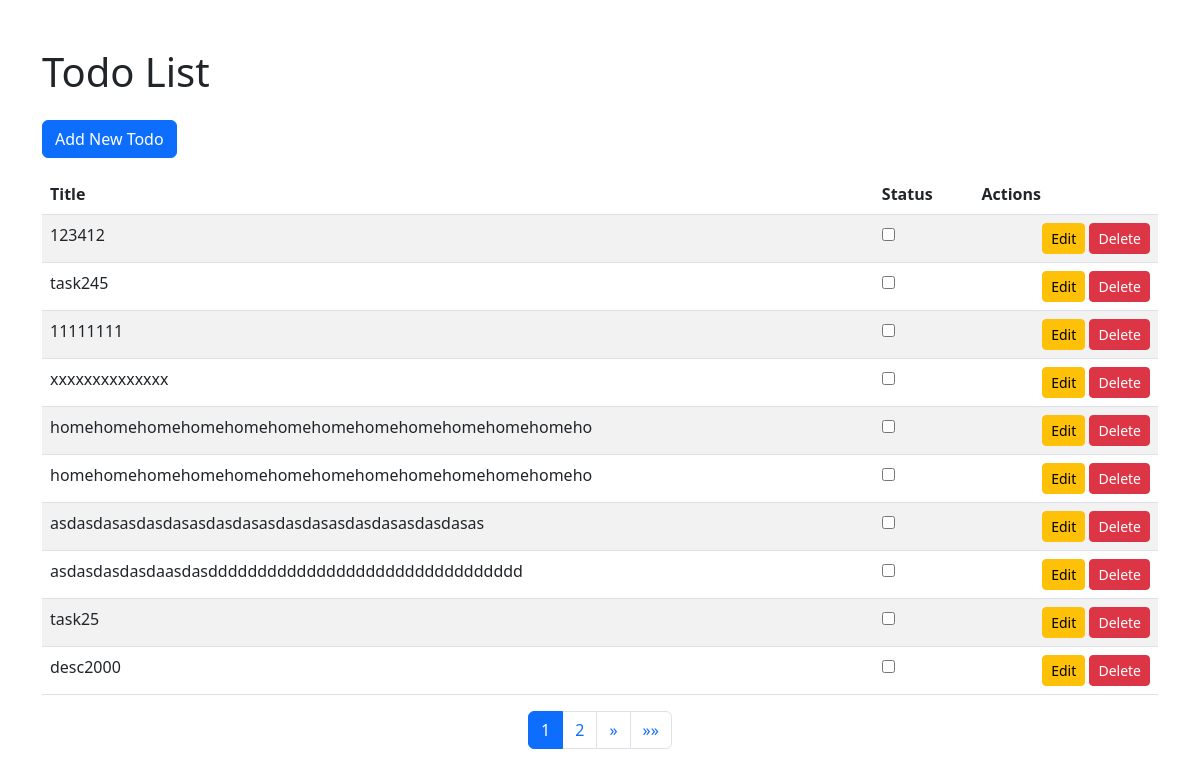
The app's page /, older data.
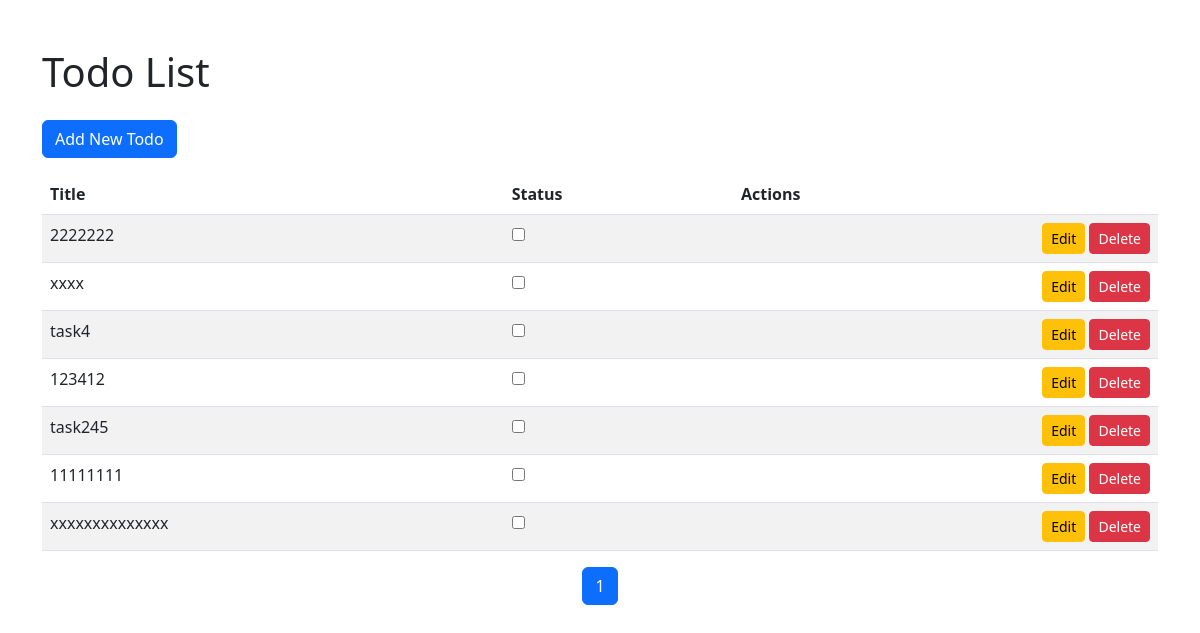
The same page, newer data.
### todo_list/models.py (models this page shows)
class Todo(models.Model):
    id = models.IntegerField(primary_key=True)
    title = models.TextField(max_length=50, blank=False, null=False)
    status = models.BooleanField(default=False)
    created_at = models.DateTimeField(auto_now_add=True)

### todo_list/views.py (the view)
# urls.py: path('', views.list_todos, name='home'),
def list_todos(request: HttpRequest) -> HttpResponse:
    todos = Todo.objects.all().filter(status=False).order_by('-created_at')
    paginator = Paginator(todos, 10)
    page_number = request.GET.get('page', 1)
    page_obj = paginator.get_page(page_number)
    return render(request, 'todo/home.html', context={'page_obj': page_obj})

### todo_list/templates/todo/home.html (shortened to what this page needs)
<!DOCTYPE html>
<html lang="en">
<head>
    <link rel="stylesheet" href="https://cdn.jsdelivr.net/npm/bootstrap@5.3.0/dist/css/bootstrap.min.css">
</head>
<body>
    <div class="container mt-5">
        <div class="row">
            <div class="col-12">
                <h1 class="mb-4">Todo List</h1>
                <a href="{% url 'todo_list:create' %}" class="btn btn-primary mb-3">Add New Todo</a>
                <div class="table-responsive">
                    <table class="table table-striped table-hover">
                        <thead>
                            <tr>
                                <th>Title</th>
                                <th>Status</th>
                                <th>Actions</th>
                            </tr>
                        </thead>
                        <tbody>
                            {% for todo in page_obj %}
                            <tr>
                                <td>{{ todo.title }}</td>
                                <td>
                                    <form method="POST" action="{% url 'todo_list:toggle_status' todo.id %}">
                                        <input type="checkbox" name="status" {% if todo.status %}checked{% endif %}
                                            onChange="this.form.submit()">
                                    </form>
                                </td>
                                <td class="text-end">
                                    <a href="{% url 'todo_list:update' todo.id %}" class="btn btn-sm btn-warning">Edit</a>
                                    <a href="{% url 'todo_list:delete' todo.id %}" class="btn btn-sm btn-danger">Delete</a>
                                </td>
                            </tr>
                            {% empty %}
                            <tr>
                                <td colspan="3" class="text-center">No todos found.</td>
                            </tr>
                            {% endfor %}
                        </tbody>
                    </table>
                </div>
                <nav aria-label="Page navigation">
                    <ul class="pagination justify-content-center">
                        {% for num in page_obj.paginator.page_range %}
                        {% if page_obj.number == num %}
                        <li class="page-item active"><span class="page-link">{{ num }}</span></li>
                        {% elif num > page_obj.number|add:'-3' and num < page_obj.number|add:'3' %}
                        <li class="page-item"><a class="page-link" href="?page={{ num }}">{{ num }}</a></li>
                        {% endif %}
                        {% endfor %}
                        {% if page_obj.has_next %}
                        <li class="page-item">
                            <a class="page-link" href="?page={{ page_obj.next_page_number }}" aria-label="Next">
                                <span aria-hidden="true">&raquo;</span>
                            </a>
                        </li>
                        <li class="page-item">
                            <a class="page-link" href="?page={{ page_obj.paginator.num_pages }}" aria-label="Last">
                                <span aria-hidden="true">&raquo;&raquo;</span>
                            </a>
                        </li>
                        {% endif %}
                    </ul>
                </nav>
            </div>
        </div>
    </div>
</body>
</html>

Row changes from the older to the newer data that the page shows:
no longer on this page (row edited): Todo: title "homehomehomehomehomehomehomehomehomehomehomehomeho"
no longer on this page (row edited): Todo: title "homehomehomehomehomehomehomehomehomehomehomehomeho"
no longer on this page (row edited): Todo: title "asdasdasasdasdasasdasdasasdasdasasdasdasasdasdasas"
no longer on this page (row edited): Todo: title "asdasdasdasdaasdasdddddddddddddddddddddddddddddddd"
no longer on this page (row edited): Todo: title "task25"
no longer on this page (row edited): Todo: title "desc2000"
added Todo: title "2222222"
added Todo: title "xxxx"
added Todo: title "task4"
Text that changed along with them:
list line gone: "2"
